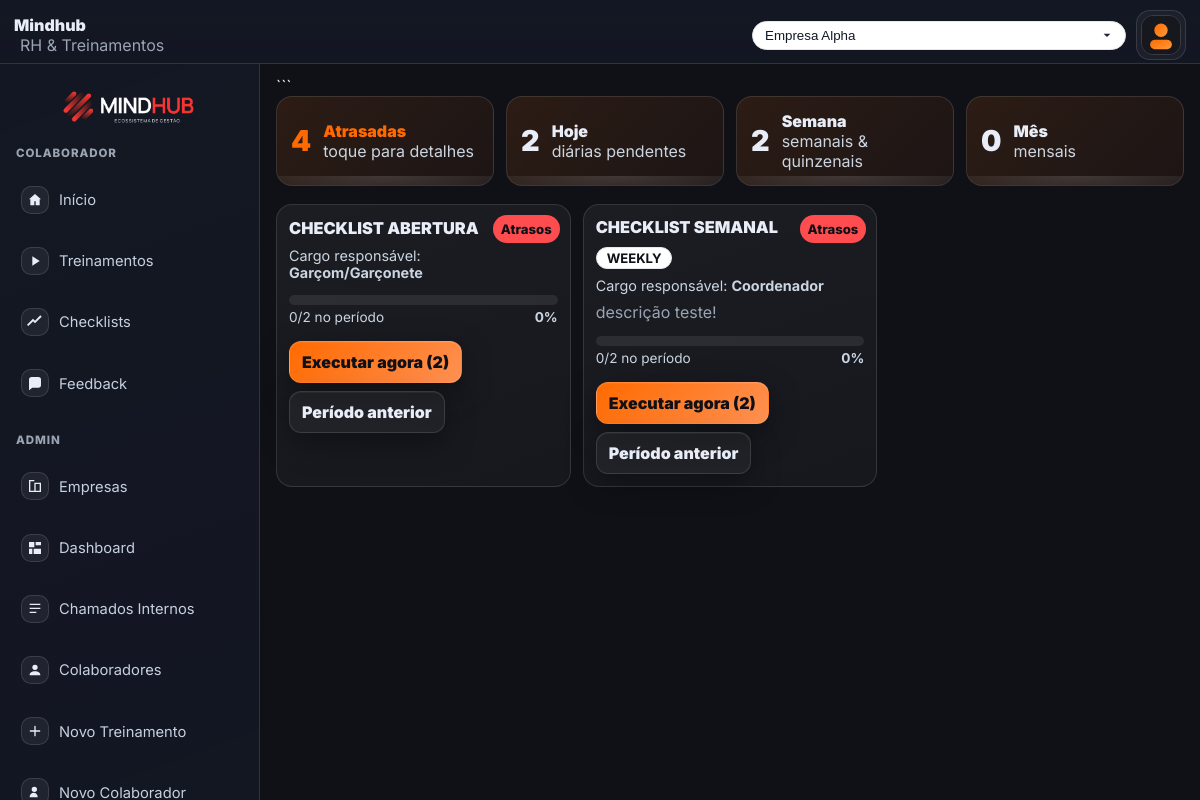
Screenshot of /pages/checklists.php (signed in) with the database file from the repository.
### tables this page shows
CREATE TABLE `checklist_tasks` (
  `id` int(11) NOT NULL,
  `checklist_id` int(11) NOT NULL,
  `priority` tinyint(4) NOT NULL DEFAULT 3,
  `name` varchar(255) NOT NULL,
  `period` enum('inicio_dia','final_dia','inicio_semana','final_semana') NOT NULL DEFAULT 'final_dia',
  `notes` varchar(255) DEFAULT NULL,
  `is_active` tinyint(1) NOT NULL DEFAULT 1
);

CREATE TABLE `checklists` (
  `id` int(11) NOT NULL,
  `company_id` int(11) NOT NULL,
  `title` varchar(160) NOT NULL,
  `description` text DEFAULT NULL,
  `frequency` enum('daily','weekly','biweekly','monthly') NOT NULL DEFAULT 'daily',
  `default_role_id` int(11) DEFAULT NULL,
  `is_active` tinyint(1) NOT NULL DEFAULT 1,
  `created_by` int(11) NOT NULL,
  `created_at` timestamp NULL DEFAULT current_timestamp()
);

### includes/auth.php (called while the page is built, shortened)
<?php
function url_for(string $path): string {
    return rtrim(BASE_URL, '/') . $path;
}
function currentCompanyId(): ?int {
    return $_SESSION['current_company']['id'] ?? null;
}

### includes/checklist.php (called while the page is built, shortened)
<?php
require_once __DIR__ . '/auth.php';
function period_key_for(string $freq, ?DateTime $when = null): string {
    $when = $when ?: new DateTime('now');
    switch ($freq) {
        case 'weekly':
            return $when->format('o-\WW');
        default:
            return $when->format('Y-m-d');
    }
}
function period_key_prev(string $freq, ?DateTime $when = null): string {
    $when = $when ?: new DateTime('now');
    switch ($freq) {
        case 'weekly':
            $when->modify('-1 week');
            break;
        default:
            $when->modify('-1 day');
    }
    return period_key_for($freq, $when);
}
function checklistsForUser(PDO $pdo, int $userId, int $companyId): array {
    $sql = "SELECT DISTINCT c.*
            FROM checklists c
            JOIN checklist_role cr ON cr.checklist_id = c.id
            JOIN user_role ur ON ur.role_id = cr.role_id AND ur.user_id = ?
            WHERE c.company_id = ? AND c.is_active = 1
            ORDER BY FIELD(c.frequency, 'daily', 'weekly', 'biweekly', 'monthly'), c.title";
    $st = $pdo->prepare($sql);
    $st->execute([$userId, $companyId]);
    return $st->fetchAll() ?: [];
}
function checklistTasks(PDO $pdo, int $checklistId): array {
    $st = $pdo->prepare("
        SELECT * FROM checklist_tasks
        WHERE checklist_id = ? AND is_active = 1
        ORDER BY priority ASC, id ASC
    ");
    $st->execute([$checklistId]);
    return $st->fetchAll() ?: [];
}
function isTaskDone(PDO $pdo, int $taskId, int $companyId, string $periodKey): ?array {
    $st = $pdo->prepare("
        SELECT id, completed_at, was_late
        FROM checklist_task_done
        WHERE task_id = ? AND company_id = ? AND period_key = ?
        LIMIT 1
    ");
    $st->execute([$taskId, $companyId, $periodKey]);
    return $st->fetch(PDO::FETCH_ASSOC) ?: null;
}
function isTaskPendingPrev(PDO $pdo, int $taskId, int $companyId, string $freq): bool {
    $prev = period_key_prev($freq);
    $st = $pdo->prepare("
        SELECT 1 FROM checklist_task_done
        WHERE task_id = ? AND company_id = ? AND period_key = ?
        LIMIT 1
    ");
    $st->execute([$taskId, $companyId, $prev]);
    return !$st->fetchColumn();
}
function totalsForUser(PDO $pdo, int $userId, int $companyId): array {
    $lists = checklistsForUser($pdo, $userId, $companyId);
    $tot = ['overdue' => 0, 'today' => 0, 'week' => 0, 'month' => 0];
    foreach ($lists as $cl) {
        $freq  = $cl['frequency'];
        $pkey  = period_key_for($freq);
        $tasks = checklistTasks($pdo, (int)$cl['id']);
        foreach ($tasks as $t) {
            $done = isTaskDone($pdo, (int)$t['id'], $companyId, $pkey);
            if (!$done) {
                if ($freq === 'daily') $tot['today']++;
                if ($freq === 'weekly' || $freq === 'biweekly') $tot['week']++;
            } else if (!empty($done['was_late'])) {
                $tot['overdue']++;
            }
            if (isTaskPendingPrev($pdo, (int)$t['id'], $companyId, $freq)) {
                $tot['overdue']++;
            }
        }
    }
    return $tot;
}
function checklistPendingNow(PDO $pdo, array $cl, int $companyId): int {
    $tasks = checklistTasks($pdo, (int)$cl['id']);
    $pkey = period_key_for($cl['frequency']);
    $pend = 0;
    foreach ($tasks as $t) {
        if (!isTaskDone($pdo, (int)$t['id'], $companyId, $pkey)) {
            $pend++;
        }
    }
    return $pend;
}
function checklistHasPrevOverdue(PDO $pdo, array $cl, int $companyId): bool {
    foreach (checklistTasks($pdo, (int)$cl['id']) as $t) {
        if (isTaskPendingPrev($pdo, (int)$t['id'], $companyId, $cl['frequency'])) {
            return true;
        }
    }
    return false;
}

### pages/checklists.php (the view, shortened to what this page needs)
<?php
require_once __DIR__ . '/../includes/layout_start.php';
require_once __DIR__ . '/../includes/checklist.php';
$userId    = (int)$_SESSION['user']['id'];
$companyId = currentCompanyId();
$lists = checklistsForUser($pdo, $userId, $companyId);
$tot = totalsForUser($pdo, $userId, $companyId);
$rolesMap = [];
foreach ($pdo->query("SELECT id, name FROM roles") as $r) {
    $rolesMap[(int)$r['id']] = $r['name'];
}
?>
<div class="page-wrap">
    <div class="kpis">
        <a class="kpi" href="<?= url_for('/pages/checklists.php') ?>?f=overdue" title="Ver pendências/atrasos">
            <div class="n"><?= (int)$tot['overdue'] ?></div>
            <div class="txt">
                <strong>Atrasadas</strong>
                <div class="small">toque para detalhes</div>
            </div>
        </a>
        <div class="kpi" title="Tarefas diárias pendentes">
            <div class="n"><?= (int)$tot['today'] ?></div>
            <div class="txt">
                <strong>Hoje</strong>
                <div class="small">diárias pendentes</div>
            </div>
        </div>
        <div class="kpi" title="Tarefas da semana (semanais/quinzenais)">
            <div class="n"><?= (int)$tot['week'] ?></div>
            <div class="txt">
                <strong>Semana</strong>
                <div class="small">semanais &amp; quinzenais</div>
            </div>
        </div>
        <div class="kpi" title="Tarefas do mês (mensais)">
            <div class="n"><?= (int)$tot['month'] ?></div>
            <div class="txt">
                <strong>Mês</strong>
                <div class="small">mensais</div>
            </div>
        </div>
    </div>
    <?php if (empty($lists)): ?>
        <div class="block">
            Nenhum checklist para seus cargos nesta empresa.
        </div>
    <?php else: ?>
        <div class="grid">
            <?php foreach ($lists as $cl):
                $pend   = checklistPendingNow($pdo, $cl, $companyId);
                $hasPrev = checklistHasPrevOverdue($pdo, $cl, $companyId);
                $totalT = count(checklistTasks($pdo, (int)$cl['id']));
                $done   = max(0, $totalT - $pend);
                $pct    = $totalT ? (int)round(($done / $totalT) * 100) : 0;
                $roleNm = !empty($cl['default_role_id']) && isset($rolesMap[(int)$cl['default_role_id']])
                    ? $rolesMap[(int)$cl['default_role_id']]
                    : '—';
            ?>
                <div class="cl-card">
                    <?php if ($hasPrev): ?>
                        <span class="badge warn" style="position:absolute; right:10px; top:10px">
                            Atrasos
                        </span>
                    <?php endif; ?>
                    <div class="card-top">
                        <div style="font-weight:900; font-size:1.02rem">
                            <?= htmlspecialchars($cl['title']) ?>
                        </div>
                        <span class="tag"><?= strtoupper($cl['frequency']) ?></span>
                    </div>
                    <div class="subtitle">
                        Cargo responsável: <strong><?= htmlspecialchars($roleNm) ?></strong>
                    </div>
                    <?php if (!empty($cl['description'])): ?>
                        <div class="small">
                            <?= nl2br(htmlspecialchars($cl['description'])) ?>
                        </div>
                    <?php endif; ?>
                    <div class="progress" style="margin:6px 0 2px">
                        <div class="bar">
                        </div>
                        <div class="meta">
                            <span><?= $done ?>/<?= $totalT ?> no período</span>
                            <strong><?= $pct ?>%</strong>
                        </div>
                    </div>
                    <div class="actions" style="margin-top:6px">
                        <a class="button"
                           href="<?= url_for('/pages/checklist_run.php') ?>?id=<?= (int)$cl['id'] ?>&period=current"
                           title="Executar agora">
                            Executar agora<?= $pend ? " ({$pend})" : "" ?>
                        </a>
                        <a class="button ghost"
                           href="<?= url_for('/pages/checklist_run.php') ?>?id=<?= (int)$cl['id'] ?>&period=prev"
                           title="Ver período anterior">
                            Período anterior
                        </a>
                    </div>
                </div>
            <?php endforeach; ?>
        </div>
    <?php endif; ?>
</div>
<?php require_once __DIR__ . '/../includes/layout_end.php'; ?>

### assets/css/styles.css (style rules this page uses)
:root { --bg: #0b0d12; --surface: rgba(255,255,255,.06); --surface-2: rgba(255,255,255,.08); --stroke: rgba(255,255,255,.12); --text: #e9edf6; --muted: #9aa4b2; --brand: #ff6a00; --brand-2: #ff9a3c; --radius: 18px; --shadow: 0 10px 30px rgba(0,0,0,.35), inset 0 1px 0 rgba(255,255,255,.05); }
* { box-sizing: border-box; }
html, body { height: 100%; }
body { margin: 0; font-family: Inter, ui-sans-serif, system-ui, -apple-system, Segoe UI, Roboto, Helvetica, Arial; background: radial-gradient(1100px 700px at 85% -10%, rgba(255,106,0,.18), transparent 60%), radial-gradient(900px 700px at -15% 110%, rgba(255,154,60,.16), transparent 60%), var(--bg); color: var(--text); }
a { color: var(--brand); text-decoration: none; }
.button { display: inline-flex; align-items: center; justify-content: center; gap: .6rem; padding: .9rem 1.1rem; background: linear-gradient(135deg, var(--brand), var(--brand-2)); color: #fff; border: 0; border-radius: 14px; font-weight: 700; box-shadow: var(--shadow); cursor: pointer; transition: transform .18s ease, filter .18s ease; }
.button.ghost { background: transparent; border: 1px solid var(--stroke); color: var(--text); }
.badge { display: inline-flex; gap: .5rem; align-items: center; padding: .35rem .6rem; border-radius: 999px; background: rgba(255,255,255,.08); border: 1px solid var(--stroke); font-size: .82rem; color: #e6ebf5; }
.subtitle { color: var(--muted); }

### includes/layout_start.php (style rules this page uses)
:root { --mh-header-h: 64px; }
body { background: #0f1117; color: #e8edf7; font-family: Inter, system-ui, sans-serif; margin: 0; }

### includes/header.php (style rules this page uses)
:root { --mh-header-h: 64px; --mh-stroke: rgba(255,255,255,.12); --mh-text:#e8edf7; --mh-muted:#9aa4b2; --mh-brand:#ff6a00; --mh-brand2:#ff9153; }

### includes/sidebar.php (style rules this page uses)
:root { --mh-header-h:64px; --mh-stroke: rgba(255,255,255,.12); }

### pages/checklists.php (style rules this page uses)
.page-wrap { display:flex; flex-direction:column; gap:12px }
.kpis { display:grid; gap:12px; margin-bottom:6px; grid-template-columns:repeat(4, minmax(160px, 1fr)); }
.kpi { position:relative; padding:14px; border-radius:16px; border:1px solid var(--stroke); background:linear-gradient(135deg, rgba(255,106,0,.12), rgba(255,106,0,.06)); display:flex; align-items:center; gap:12px; cursor:pointer; overflow:hidden; transition: transform .18s ease, box-shadow .18s ease, border-color .18s ease; }
.kpi::after { content:""; position:absolute; inset:auto -20% -40% -20%; height:50%; background:radial-gradient(60% 60% at 50% 0%, rgba(255,255,255,.14), rgba(255,255,255,0)); pointer-events:none; }
.kpi .n { font-size:1.8rem; font-weight:900; line-height:1 }
.kpi .txt { display:flex; flex-direction:column }
.kpi .txt strong { font-weight:900 }
.kpi .txt .small { color:#cbd5e1 }
.grid { display:grid; gap:12px; grid-template-columns:repeat(auto-fill, minmax(280px, 1fr)); }
.cl-card { position:relative; border:1px solid var(--stroke); border-radius:16px; background:linear-gradient(160deg, rgba(255,255,255,.05), rgba(255,255,255,.03)); padding:12px; display:flex; flex-direction:column; gap:8px; transition: border-color .18s ease, box-shadow .18s ease, transform .18s ease; }
.badge { display:inline-flex; align-items:center; gap:8px; padding:6px 8px; border-radius:999px; border:1px solid var(--stroke); font-weight:800 }
.badge.warn { background:#ff4d4f; color:#0f1117; border:none }
.tag { font-size:.82rem; color:#0f1117; background:#fff; border:1px solid #e5e7eb; padding:2px 10px; border-radius:999px; display:inline-flex; font-weight:700 }
.actions { display:flex; gap:8px; flex-wrap:wrap }
.button, .btn { display:inline-flex; align-items:center; gap:8px; padding:10px 12px; border-radius:12px; border:1px solid var(--stroke); background:linear-gradient(135deg, #ff6a00, #ff9153); color:#0f1117; font-weight:900; text-decoration:none; transition:transform .15s ease, filter .15s ease; }
.button.ghost { background:rgba(255,255,255,.04); color:#e8edf7; border:1px solid var(--stroke); }
.progress { margin-top:2px }
.progress .bar { height:10px; background:rgba(255,255,255,.08); border-radius:999px; overflow:hidden }
.progress .meta { display:flex; justify-content:space-between; margin-top:4px; color:#cbd5e1; font-size:.85rem }
.small { color:#9aa4b2 }
.card-top { display:flex; justify-content:space-between; align-items:center; gap:10px; flex-wrap:wrap }
.subtitle { color:#cbd5e1; font-size:.9rem }

### rows the page displays
checklist_tasks: id "4", checklist "2"
checklists: title "CHECKLIST ABERTURA", default_role "Garçom/Garçonete", done "0", totalT "2", pct "0", pend "2"
checklists: title "CHECKLIST SEMANAL", frequency "WEEKLY", default_role "Coordenador", description "descrição teste!", done "0", totalT "2", pct "0", pend "2"

### other values shown
$tot['month'] "0"
form field value "Empresa Alpha"
